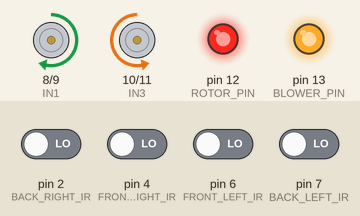
This sketch was run on a simulated Arduino Uno, built with avr-gcc and run on an emulated ATmega328P. On the bench: motor-driver pin pairs drawn as motors (green arrow = first pin HIGH = forward, orange = second pin HIGH = backward, longer = more drive, scaled by the enable pin), output pins drawn as LEDs (lit = HIGH). The inputs (shaded band) are chosen by the test bench; at power-on: pin 2 (BACK_RIGHT_IR), pin 4 (FRONT_RIGHT_IR), pin 6 (FRONT_LEFT_IR), pin 7 (BACK_LEFT_IR) LOW. Random numbers use the default seed unless the sketch sets one.

Above: at 1.2 s.
1.3 s: pin 2 (BACK_RIGHT_IR) driven HIGH
At 1.7 s:
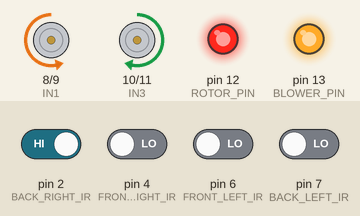
At 3.5 s:
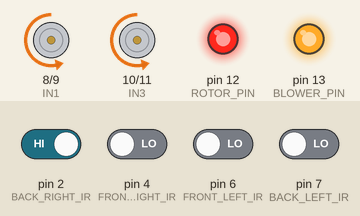
3.8 s: pin 2 (BACK_RIGHT_IR) driven LOW
5.8 s: pin 4 (FRONT_RIGHT_IR) driven HIGH
At 8.6 s:
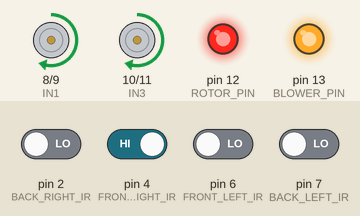
8.8 s: pin 4 (FRONT_RIGHT_IR) driven LOW
Timing chart, 0 to 32.6 s (numbered marks = the images above; inputs shaded):
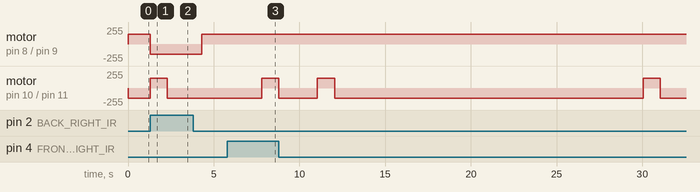

Measured:
- after the input at 1.3 s, motor on pin 8 (IN1) / pin 9 (IN2): forward 150/255 → backward 150/255 at once; motor on pin 10 (IN3) / pin 11 (IN4): backward 150/255 → forward 150/255 at once, → backward 150/255 1.0 s later
- after the input at 5.8 s, motor on pin 10 (IN3) / pin 11 (IN4): backward 150/255 → forward 150/255 after 2.0 s

The sketch:

Robo_code.ino
```cpp
#define IN1 8   // Left motor forward
#define IN2 9   // Left motor backward
#define ENA 3   // Left motor speed control
#define IN3 10  // Right motor forward
#define IN4 11  // Right motor backward
#define ENB 5   // Right motor speed control

// IR Sensors
#define FRONT_LEFT_IR 6  // Front left IR sensor
#define FRONT_RIGHT_IR 4 // Front right IR sensor
#define BACK_LEFT_IR 7   // Back left IR sensor
#define BACK_RIGHT_IR 2  // Back right IR sensor

// Mosfet Pins
#define BLOWER_PIN 13   // Blower control pin
#define ROTOR_PIN 12

void setup() {
  pinMode(IN1, OUTPUT);
  pinMode(IN2, OUTPUT);
  pinMode(IN3, OUTPUT);
  pinMode(IN4, OUTPUT);
  pinMode(ENA, OUTPUT);
  pinMode(ENB, OUTPUT);

  pinMode(FRONT_LEFT_IR, INPUT);
  pinMode(FRONT_RIGHT_IR, INPUT);
  pinMode(BACK_LEFT_IR, INPUT);
  pinMode(BACK_RIGHT_IR, INPUT);

  pinMode(BLOWER_PIN, OUTPUT);
  pinMode(ROTOR_PIN, OUTPUT);

  // Turn on blower and rotor
  digitalWrite(BLOWER_PIN, HIGH);
  digitalWrite(ROTOR_PIN, HIGH);
}

void loop() {
  int rotationCount = 0;

  // Rotate and detect
  while (rotationCount < 8) {
    rotateRobot();

    // Continuously monitor all IR sensors during rotation
    if (detectSignal()) {
      avoidDetectedDirection();
    }
    rotationCount++;
  }

  // Move forward after rotation
  moveForwardWithDetection(1000); // Move forward for 2 seconds with IR monitoring

  // Resume rotation and detection
  rotationCount = 0;
  while (rotationCount < 8) {
    rotateRobot();

    // Continuously monitor all IR sensors during rotation
    if (detectSignal()) {
      avoidDetectedDirection();
    }
    rotationCount++;
  }
}

// Rotate the robot 360° once with IR monitoring
void rotateRobot() {
  digitalWrite(IN1, HIGH);
  digitalWrite(IN2, LOW);
  digitalWrite(IN3, LOW);
  digitalWrite(IN4, HIGH);

  analogWrite(ENA, 150); // Moderate speed
  analogWrite(ENB, 150);

  unsigned long startTime = millis();
  while (millis() - startTime < 1125) { // Adjust timing for 360° divided into 8 segments
    if (detectSignal()) {
      avoidDetectedDirection();
      break;
    }
  }
  stopMotors();
}

// Detect any signal from all IR sensors
bool detectSignal() {
  return digitalRead(FRONT_LEFT_IR) == HIGH || digitalRead(FRONT_RIGHT_IR) == HIGH ||
         digitalRead(BACK_LEFT_IR) == HIGH || digitalRead(BACK_RIGHT_IR) == HIGH;
}

// Stop and move away in a random direction
void avoidDetectedDirection() {
  stopMotors();

  int randomDir = random(0, 4);

  switch (randomDir) {
    case 0: moveForward(1000); break;  // Move forward
    case 1: moveBackward(1000); break; // Move backward
    case 2: moveLeft(1000); break;     // Move left
    case 3: moveRight(1000); break;    // Move right
  }
}

// Move forward for a specified duration with IR monitoring
void moveForwardWithDetection(int duration) {
  digitalWrite(IN1, HIGH);
  digitalWrite(IN2, LOW);
  digitalWrite(IN3, HIGH);
  digitalWrite(IN4, LOW);

  analogWrite(ENA, 150);
  analogWrite(ENB, 150);

  unsigned long startTime = millis();
  while (millis() - startTime < duration) {
    if (detectSignal()) {
      avoidDetectedDirection();
      break;
    }
  }
  stopMotors();
}

// Move forward for a specified duration
void moveForward(int duration) {
  digitalWrite(IN1, HIGH);
  digitalWrite(IN2, LOW);
  digitalWrite(IN3, HIGH);
  digitalWrite(IN4, LOW);

  analogWrite(ENA, 150);
  analogWrite(ENB, 150);

  delay(duration);
  stopMotors();
}

// Move backward for a specified duration
void moveBackward(int duration) {
  digitalWrite(IN1, LOW);
  digitalWrite(IN2, HIGH);
  digitalWrite(IN3, LOW);
  digitalWrite(IN4, HIGH);

  analogWrite(ENA, 150);
  analogWrite(ENB, 150);

  delay(duration);
  stopMotors();
}

// Move left for a specified duration
void moveLeft(int duration) {
  digitalWrite(IN1, HIGH);
  digitalWrite(IN2, LOW);
  digitalWrite(IN3, LOW);
  digitalWrite(IN4, HIGH);

  analogWrite(ENA, 150);
  analogWrite(ENB, 150);

  delay(duration);
  stopMotors();
}

// Move right for a specified duration
void moveRight(int duration) {
  digitalWrite(IN1, LOW);
  digitalWrite(IN2, HIGH);
  digitalWrite(IN3, HIGH);
  digitalWrite(IN4, LOW);

  analogWrite(ENA, 150);
  analogWrite(ENB, 150);

  delay(duration);
  stopMotors();
}

// Stop all motors
void stopMotors() {
  digitalWrite(IN1, LOW);
  digitalWrite(IN2, LOW);
  digitalWrite(IN3, LOW);
  digitalWrite(IN4, LOW);
}
```
